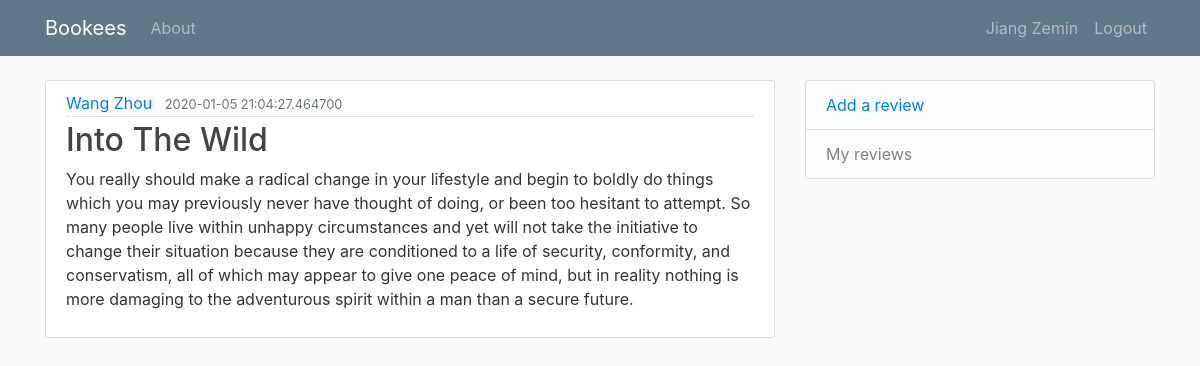
Screenshot of /post/1 (signed in) with the database file from the repository.
### booksite/models.py (models this page shows, shortened)
class User(db.Model, UserMixin):
    id = db.Column(db.Integer, primary_key=True)
    username = db.Column(db.String(20), unique=True, nullable=False)
    email = db.Column(db.String(120), unique=True, nullable=False)
    image_file = db.Column(db.String(20), nullable=False, default='default.jpg')
    password = db.Column(db.String(60), nullable=False)
    posts = db.relationship('Post', backref='author', lazy=True) # it runs a query on the post table and graps all posts posted by this user

class Post(db.Model):
    id = db.Column(db.Integer, primary_key=True)
    title = db.Column(db.String(100), nullable=False)
    date_posted = db.Column(db.DateTime, nullable=False, default=datetime.utcnow)
    content = db.Column(db.Text, nullable=False)
    user_id = db.Column(db.Integer, db.ForeignKey('user.id'), nullable=False)

### booksite/routes.py (the view)
@app.route("/post/<int:post_id>")
def post(post_id):
    post = Post.query.get_or_404(post_id) # give the post with the given id
    return render_template('post.html', title=post.title, post=post)

### booksite/models.py (called while the page is built)
@login_manager.user_loader
def load_user(user_id):
    return User.query.get(int(user_id))

### booksite/templates/post.html (shortened to what this page needs)
{% extends "layout.html" %}
{% block body %}
   <article class="media content-section">
     <div class="media-body">
       <div class="article-metadata">
         <a class="mr-2" href="#">{{ post.author.username  }}</a>
         <small class="text-muted">{{ post.date_posted }}</small>
       </div>
       <h2 class="article-title">{{ post.title }}</h2>
       <p class="article-content">{{ post.content }}</p>
     </div>
   </article>
{% endblock body%} # explict ending of the block

### booksite/templates/layout.html (shortened to what this page needs)
<!DOCTYPE html>
<html>
<head>
	<link rel="stylesheet" href="https://maxcdn.bootstrapcdn.com/bootstrap/4.0.0/css/bootstrap.min.css">
	<link rel="stylesheet" type="text/css" href="{{ url_for('static', filename='main.css') }}">
</head>
<body>
	<header class="site-header">
		<nav class="navbar navbar-expand-md navbar-dark bg-steel fixed-top">
			<div class="container">
				<a class="navbar-brand mr-3" href="/">Bookees</a>
				<div class="collapse navbar-collapse" id="navbarToggle">
					<div class="navbar-nav mr-auto">
						<a class="nav-item nav-link" href="{{url_for('about')}}">About</a>
					</div>
	            <div class="navbar-nav">
	              {% if current_user.is_authenticated %}
	                <a class="nav-item nav-link" href="{{ url_for('account') }}">{{current_user.username }}</a>
	                <a class="nav-item nav-link" href="{{ url_for('logout') }}">Logout</a>
	              {% else %}
	                <a class="nav-item nav-link" href="{{ url_for('login') }}">Login</a>
	                <a class="nav-item nav-link" href="{{ url_for('register') }}">Register</a>
	              {% endif %}
	            </div>
				</div>
			</div>
		</nav>
	</header>
	<main role="main" class="container">
	  <div class="row">
	    <div class="col-md-8">
			{% block body %}{% endblock %}
	    </div>
	    <div class="col-md-4">
	          <ul class="list-group">
	            <li class="list-group-item list-group-item-light"><a href="{{ url_for('new_post') }}">Add a review</a></li>
	            <li class="list-group-item list-group-item-light">My reviews</li>
	          </ul>
	    </div>
	  </div>
	</main>
</body>
</html>

### booksite/static/main.css (style rules this page uses)
body { background: #fafafa; color: #333333; margin-top: 5rem; }
h1, h2, h3, h4, h5, h6 { color: #444444; }
.bg-steel { background-color: #5f788a; }
.site-header .navbar-nav .nav-link { color: ##ff69b4; }
.content-section { background: #ffffff; padding: 10px 20px; border: 1px solid #dddddd; border-radius: 3px; margin-bottom: 20px; }
.article-title { color: #444444; }
.article-content { white-space: pre-line; }
.article-metadata { padding-bottom: 1px; margin-bottom: 4px; border-bottom: 1px solid #e3e3e3 }

### rows the page displays
User: username "Jiang Zemin"
User: author.username "Wang Zhou"
Post: date_posted "2020-01-05 21:04:27.464700", title "Into The Wild", content "You really should make a radical change in your lifestyle and begin to boldly do things which you may previously never have thought of doing, or been too hesitant to attempt. So many people live within unhappy circumstances and yet will not take the initiative to change their situation because they are conditioned to a life of security, conformity, and conservatism, all of which may appear to give one peace of mind, but in reality nothing is more damaging to the adventurous spirit within a man than a secure future."
